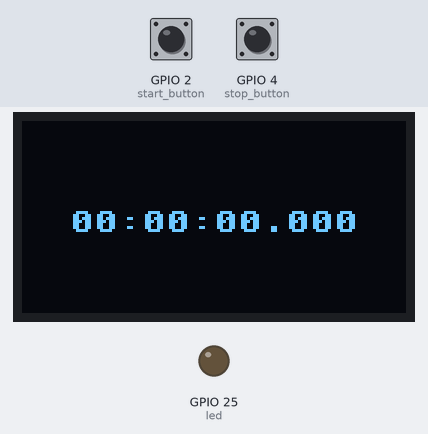
Bench run of a program on a simulated ESP32 board running MicroPython. Shown: 128×64 one-colour display, output pins drawn as LEDs (lit = HIGH). The inputs (shaded band) are chosen by the test bench; at power-on: GPIO 2 (start_button) HIGH, GPIO 4 (stop_button) HIGH. Library files of the repository ran but are not shown: ssd1306.py.

Above: at 1.2 s.
1.3 s: GPIO 2 (start_button) pulled LOW for 0.15 s
At 1.54 s:
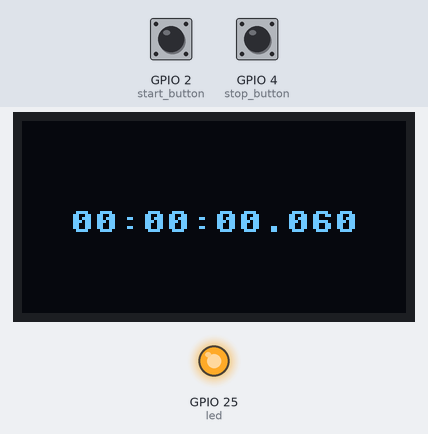
3.3 s: GPIO 4 (stop_button) pulled LOW for 0.15 s
At 4.0 s:
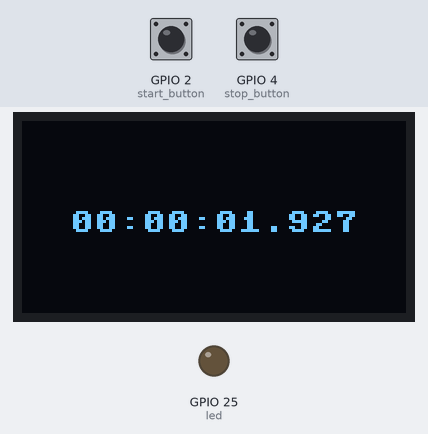
5.1 s: GPIO 2 (start_button) pulled LOW for 1 s
At 6.19 s:
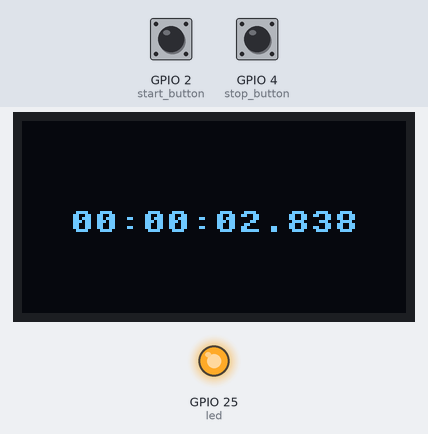
7.6 s: GPIO 4 (stop_button) pulled LOW for 1 s
At 9.6 s:
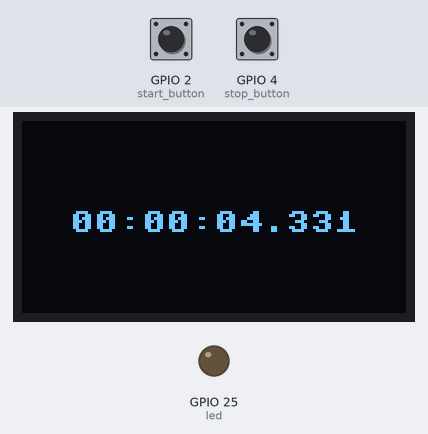
Timing chart, 0 to 11.1 s (numbered marks = the images above; inputs shaded):
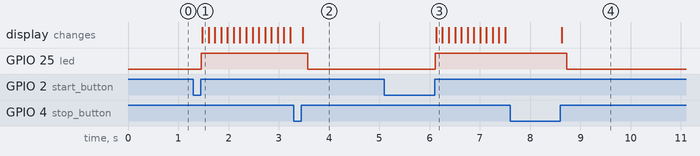

Measured:
- after the input at 1.3 s, GPIO 25 (led): LOW → HIGH after 0.16 s; the display: changes after 0.18 s (image 1)
- after the input at 3.3 s, GPIO 25 (led): HIGH → LOW after 0.28 s
- after the input at 5.1 s, GPIO 25 (led): LOW → HIGH after 1.0 s; the display: changes after 1.0 s (image 3)
- after the input at 7.6 s, GPIO 25 (led): HIGH → LOW after 1.1 s

The program:

main.py
```python
from machine import Pin, I2C
import ssd1306
import time

# Initialize OLED display
i2c = I2C(0, scl=Pin(22), sda=Pin(21))
oled_width = 128
oled_height = 64
oled = ssd1306.SSD1306_I2C(oled_width, oled_height, i2c)

# Initialize buttons
start_button = Pin(2, Pin.IN, Pin.PULL_UP)
stop_button = Pin(4, Pin.IN, Pin.PULL_UP)
reset_button = Pin(5, Pin.IN, Pin.PULL_UP)

# Initialize variables for stopwatch
start_time = 0
total_time = 0
active = False
lin_hight = 5
col_width = 8
led = Pin(25, Pin.OUT)

def text_write(text, lin, col=0):
    oled.text(text, col*col_width, lin*lin_hight)

def time_text(time_ms):
    millis = time_ms % 1000
    seconds = (time_ms // 1000) % 60
    minutes = (time_ms // 60000) % 60
    hours = (time_ms // 3600000) % 24
    return "{:02d}:{:02d}:{:02d}.{:03d}".format(hours, minutes, seconds, millis)

def show():
    oled.fill(0)
    total_text = time_text(total_time)
    text_write(total_text, 6, 2)
    oled.show()

# Main loop
while True:
    if not active:
        led.value(0)
        if not start_button.value():  # Start button pressed
            start_time = time.ticks_ms() - total_time  # Continue from where it stopped
            active = True
            while not start_button.value():  # Debounce
                time.sleep(0.01)

    if active:
        led.value(1)
        total_time = time.ticks_ms() - start_time
        if not stop_button.value():  # Stop button pressed
            active = False
            while not stop_button.value():  # Debounce
                time.sleep(0.01)

    if not active and not reset_button.value():  # Reset button pressed
        total_time = 0
        show()  # Update the display immediately
        while not reset_button.value():  # Debounce
            time.sleep(0.01)

    show()
    time.sleep(0.1)
```
